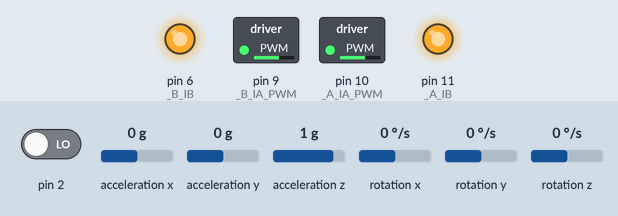
Bench run of a sketch on a simulated Arduino Uno, built with avr-gcc and run on an emulated ATmega328P. Parts: switched loads named in the sketch (green lamp = pin HIGH), output pins drawn as LEDs (lit = HIGH). The inputs (shaded band) are chosen by the test bench; at power-on: acceleration x 0 g, pin 2 LOW, acceleration y 0 g, acceleration z 1 g, rotation x 0 °/s, rotation y 0 °/s, rotation z 0 °/s. The sensor or clock chip raises its interrupt line as the real part does; what the sketch prints to the serial monitor is not drawn.

Above: at 1.7 s.
1.8 s: acceleration x set to -1.4 g
At 3.0 s:
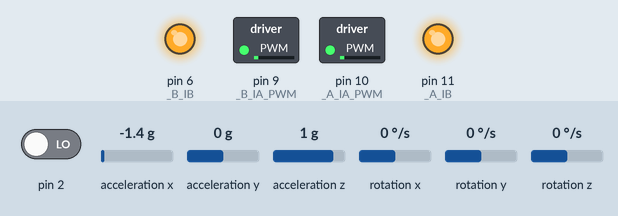
3.3 s: acceleration x set to 0.1 g
At 4.5 s:
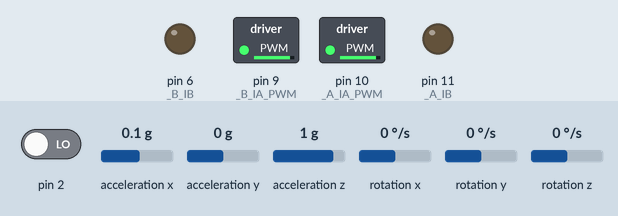
5.4 s: acceleration x set to -0.1 g
At 5.91 s:
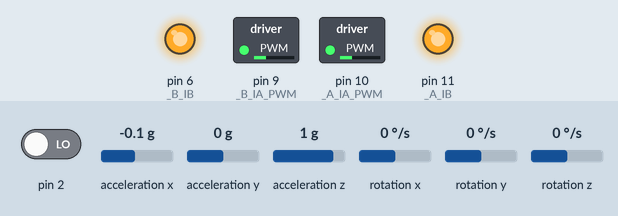
7.5 s: acceleration x set to 0.8 g
At 8.6 s:
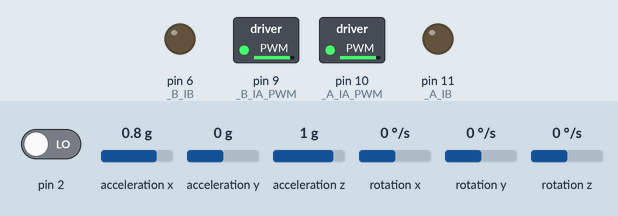
9.0 s: acceleration x set to -0.8 g
At 9.7 s:
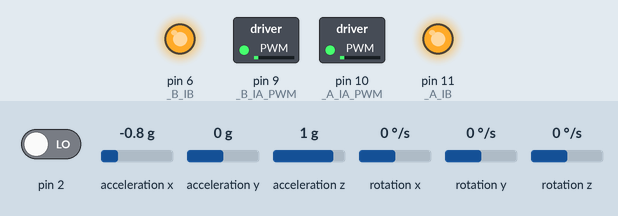
Timing chart, 0 to 11.5 s (numbered marks = the images above; inputs shaded):
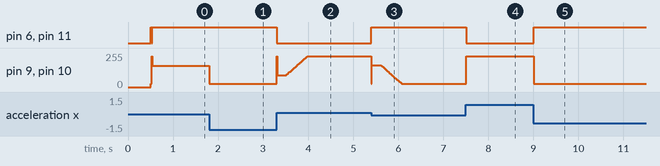

Measured:
- after the input at 1.8 s, pin 9 (_B_IA_PWM), pin 10 (_A_IA_PWM): 159/255 → 26/255 at once
- after the input at 3.3 s, pin 6 (_B_IB), pin 11 (_A_IB): HIGH → LOW at once
- after the input at 5.4 s, pin 6 (_B_IB), pin 11 (_A_IB): LOW → HIGH at once
- after the input at 7.5 s, pin 6 (_B_IB), pin 11 (_A_IB): HIGH → LOW at once; pin 9 (_B_IA_PWM), pin 10 (_A_IA_PWM): 26/255 → 229/255 at once
- after the input at 9.0 s, pin 6 (_B_IB), pin 11 (_A_IB): LOW → HIGH at once; pin 9 (_B_IA_PWM), pin 10 (_A_IA_PWM): 229/255 → 26/255 at once

The sketch:

AmBOT_final_nano.ino
```cpp
//https://maker.pro/arduino/projects/build-arduino-self-balancing-robot

#include "PID_v1.h"
#include "LMotorController.h"
#include "I2Cdev.h"
#include "MPU6050_6Axis_MotionApps20.h"

#if I2CDEV_IMPLEMENTATION == I2CDEV_ARDUINO_WIRE
    #include "Wire.h"
#endif

#define MIN_ABS_SPEED 100 //20

MPU6050 mpu;

// MPU control/status vars
bool dmpReady = false;  // set true if DMP init was successful
uint8_t mpuIntStatus;   // holds actual interrupt tatus byte from MPU
uint8_t devStatus;      // return status after each device operation (0 = success, !0 = error)
uint16_t packetSize;    // expected DMP packet size (default is 42 bytes)
uint16_t fifoCount;     // count of all bytes currently in FIFO
uint8_t fifoBuffer[64]; // FIFO storage buffer

// orientation/motion vars
Quaternion q;           // [w, x, y, z]         quaternion container
VectorFloat gravity;    // [x, y, z]            gravity vector
float ypr[3];           // [yaw, pitch, roll]   yaw/pitch/roll container and gravity vector

//PID
double originalSetpoint =180;  //190 caindo p ponte h, original 173, modificado 180
double setpoint = originalSetpoint;
double movingAngleOffset = 0.3;//0.9; //0.1
double input, output;
int moveState=0; //0 = balance; 1 = back; 2 = forth
double Kp = 50;//65; //50
double Kd = 1.4;//1.6; //1.4
double Ki = 60;//75; //60

double motorSpeedFactorLeft = 0.9;
double motorSpeedFactorRight = 0.9;

PID pid(&input, &output, &setpoint, Kp, Ki, Kd, DIRECT);


//Motor A
#define A_IA_PWM 10 //velociadade (porta deve ser PWM): 0 = parado, 255 = rápido
#define A_IB 11 //Direção (bit)

//Motor B
#define B_IA_PWM 9 //velociadade (porta deve ser PWM): 0 = parado, 255 = rápido
#define B_IB 6 //Direção (bit)


LMotorController motorController(A_IA_PWM, A_IB, B_IA_PWM, B_IB, motorSpeedFactorLeft, motorSpeedFactorRight);

//timers
long time1Hz = 0;
long time5Hz = 0;

volatile bool mpuInterrupt = false;     // indicates whether MPU interrupt pin has gone high
void dmpDataReady()
{
    mpuInterrupt = true;
}


void setup()
{
    // join I2C bus (I2Cdev library doesn't do this automatically)
    #if I2CDEV_IMPLEMENTATION == I2CDEV_ARDUINO_WIRE
        Wire.begin();
        TWBR = 24; // 400kHz I2C clock (200kHz if CPU is 8MHz)
    #elif I2CDEV_IMPLEMENTATION == I2CDEV_BUILTIN_FASTWIRE
        Fastwire::setup(400, true);
    #endif

    // initialize serial communication
    // (115200 chosen because it is required for Teapot Demo output, but it's
    // really up to you depending on your project)
    Serial.begin(115200);
    while (!Serial); // wait for Leonardo enumeration, others continue immediately

    // initialize device
    Serial.println(F("Initializing I2C devices..."));
    mpu.initialize();

    // verify connection
    Serial.println(F("Testing device connections..."));
    Serial.println(mpu.testConnection() ? F("MPU6050 connection successful") : F("MPU6050 connection failed"));

    // load and configure the DMP
    Serial.println(F("Initializing DMP..."));
    devStatus = mpu.dmpInitialize();

    // supply your own gyro offsets here, scaled for min sensitivity
   // mpu.setXGyroOffset(220);
   // mpu.setYGyroOffset(76);
  //  mpu.setZGyroOffset(-85);
  //  mpu.setZAccelOffset(1788); // 1688 factory default for my test chip


      // supply your own gyro offsets here, scaled for min sensitivity
  mpu.setXGyroOffset(10);
  mpu.setYGyroOffset(7);
  mpu.setZGyroOffset(14);
  mpu.setZAccelOffset(900); // 1688 factory default for my test chip


    // make sure it worked (returns 0 if so)
    if (devStatus == 0)
    {
        // turn on the DMP, now that it's ready
        Serial.println(F("Enabling DMP..."));
        mpu.setDMPEnabled(true);

        // enable Arduino interrupt detection
        Serial.println(F("Enabling interrupt detection (Arduino external interrupt 0)..."));
        attachInterrupt(0, dmpDataReady, RISING);
        mpuIntStatus = mpu.getIntStatus();

        // set our DMP Ready flag so the main loop() function knows it's okay to use it
        Serial.println(F("DMP ready! Waiting for first interrupt..."));
        dmpReady = true;

        // get expected DMP packet size for later comparison
        packetSize = mpu.dmpGetFIFOPacketSize();

        //setup PID

        pid.SetMode(AUTOMATIC);
        pid.SetSampleTime(10);
        pid.SetOutputLimits(-255, 255);
    }
    else
    {
        // ERROR!
        // 1 = initial memory load failed
        // 2 = DMP configuration updates failed
        // (if it's going to break, usually the code will be 1)
        Serial.print(F("DMP Initialization failed (code "));
        Serial.print(devStatus);
        Serial.println(F(")"));
    }
}


void loop()
{
    // if programming failed, don't try to do anything
    if (!dmpReady) return;

    // wait for MPU interrupt or extra packet(s) available
    while (!mpuInterrupt && fifoCount < packetSize)
    {
        //no mpu data - performing PID calculations and output to motors

        pid.Compute();
        motorController.move(output, MIN_ABS_SPEED);

    }

    // reset interrupt flag and get INT_STATUS byte
    mpuInterrupt = false;
    mpuIntStatus = mpu.getIntStatus();

    // get current FIFO count
    fifoCount = mpu.getFIFOCount();

    // check for overflow (this should never happen unless our code is too inefficient)
    if ((mpuIntStatus & 0x10) || fifoCount == 1024)
    {
        // reset so we can continue cleanly
        mpu.resetFIFO();
        Serial.println(F("FIFO overflow!"));

    // otherwise, check for DMP data ready interrupt (this should happen frequently)
    }
    else if (mpuIntStatus & 0x02)
    {
        // wait for correct available data length, should be a VERY short wait
        while (fifoCount < packetSize) fifoCount = mpu.getFIFOCount();

        // read a packet from FIFO
        mpu.getFIFOBytes(fifoBuffer, packetSize);

        // track FIFO count here in case there is > 1 packet available
        // (this lets us immediately read more without waiting for an interrupt)
        fifoCount -= packetSize;

        mpu.dmpGetQuaternion(&q, fifoBuffer);
        mpu.dmpGetGravity(&gravity, &q);
        mpu.dmpGetYawPitchRoll(ypr, &q, &gravity);
        #if LOG_INPUT
            Serial.print("ypr\t");
            Serial.print(ypr[0] * 180/M_PI);
            Serial.print("\t");
            Serial.print(ypr[1] * 180/M_PI);
            Serial.print("\t");
            Serial.println(ypr[2] * 180/M_PI);
        #endif
        input = ypr[1] * 180/M_PI + 180;
   }
}
```

LMotorController.cpp
```cpp
#include "LMotorController.h"
#include "Arduino.h"

void runMotor(uint8_t  speedPin, uint8_t  dirPin, bool reverse, int speed) {
  if (reverse) {
    analogWrite(speedPin, 255 - speed);
  } else {
    analogWrite(speedPin, speed);
  }

  digitalWrite(dirPin, reverse);
}
//L9110S pwm - PWM signal to input IA to control the motor speed and a digital output to input IB to control its direction.
//LMotorController::LMotorController(int ena, int in1, int enb, int in3, double motorAConst, double motorBConst)
LMotorController::LMotorController(int A_IA_PWM, int A_IB, int B_IA_PWM, int B_IB, double motorAConst, double motorBConst)
{

    _motorAConst = motorAConst;
    _motorBConst = motorBConst;
    //_ena - _enb = A-IA / B-IA (A-1 OU B-1)
	_A_IA_PWM = A_IA_PWM;
	_A_IB = A_IB;

	_B_IA_PWM = B_IA_PWM;
	_B_IB = B_IB;

	pinMode(_A_IA_PWM, OUTPUT);
	pinMode(_A_IB, OUTPUT);

	pinMode(_B_IA_PWM, OUTPUT);
	pinMode(_B_IB, OUTPUT);

}


void LMotorController::move(int leftSpeed, int rightSpeed, int minAbsSpeed)
{
    if (rightSpeed < 0)
    {
        rightSpeed = min(rightSpeed, -1*minAbsSpeed);
        rightSpeed = max(rightSpeed, -255);
    }
    else if (rightSpeed > 0)
    {
        rightSpeed = max(rightSpeed, minAbsSpeed);
        rightSpeed = min(rightSpeed, 255);
    }

    int realRightSpeed = map(abs(rightSpeed), 0, 255, minAbsSpeed, 255);

    if (leftSpeed < 0)
    {
        leftSpeed = min(leftSpeed, -1*minAbsSpeed);
        leftSpeed = max(leftSpeed, -255);
    }
    else if (leftSpeed > 0)
    {
        leftSpeed = max(leftSpeed, minAbsSpeed);
        leftSpeed = min(leftSpeed, 255);
    }

    int realLeftSpeed = map(abs(leftSpeed), 0, 255, minAbsSpeed, 255);

    // digitalWrite(_in3, rightSpeed > 0 ? HIGH : LOW);
    // digitalWrite(_in1, leftSpeed > 0 ? HIGH : LOW);
    // analogWrite(_ena, realRightSpeed * _motorAConst);
    // analogWrite(_enb, realLeftSpeed * _motorBConst);


    runMotor(_A_IA_PWM, _A_IB, rightSpeed > 0 ? HIGH : LOW, abs(realRightSpeed) * _motorAConst);
    runMotor(_B_IA_PWM, _B_IB, leftSpeed > 0 ? HIGH : LOW, abs(realLeftSpeed) * _motorBConst);
}


void LMotorController::move(int speed, int minAbsSpeed)
{
    int direction = 1;

    if (speed < 0)
    {
        direction = -1;

        speed = min(speed, -1*minAbsSpeed);
        speed = max(speed, -255);
    }
    else
    {
        speed = max(speed, minAbsSpeed);
        speed = min(speed, 255);
    }

    if (speed == _currentSpeed) return;

    int realSpeed = max(minAbsSpeed, abs(speed));

    // digitalWrite(_in1, speed > 0 ? HIGH : LOW);
    // digitalWrite(_in3, speed > 0 ? HIGH : LOW);
    // analogWrite(_ena, realSpeed * _motorAConst);
    // analogWrite(_enb, realSpeed * _motorBConst);


    runMotor(_A_IA_PWM, _A_IB, speed > 0 ? HIGH : LOW, abs(realSpeed) * _motorAConst);
    runMotor(_B_IA_PWM, _B_IB, speed > 0 ? HIGH : LOW, abs(realSpeed) * _motorBConst);


    _currentSpeed = direction * realSpeed;
}


void LMotorController::move(int speed)
{
    if (speed == _currentSpeed) return;

    if (speed > 255) speed = 255;
    else if (speed < -255) speed = -255;

    // digitalWrite(_in1, speed > 0 ? HIGH : LOW);
    // digitalWrite(_in3, speed > 0 ? HIGH : LOW);
    // analogWrite(_ena, abs(speed) * _motorAConst);
    // analogWrite(_enb, abs(speed) * _motorBConst);


    runMotor(_A_IA_PWM, _A_IB, speed > 0 ? HIGH : LOW, abs(speed) * _motorAConst);
    runMotor(_B_IA_PWM, _B_IB, speed > 0 ? HIGH : LOW, abs(speed) * _motorBConst);

    _currentSpeed = speed;
}


void LMotorController::turnLeft(int speed, bool kick)
{
    // digitalWrite(_in1, HIGH);
    // digitalWrite(_in3, LOW);


    // if (kick)
    // {
    //     analogWrite(_ena, 255);
    //     analogWrite(_enb, 255);

    //     delay(100);
    // }

    // analogWrite(_ena, speed * _motorAConst);
    // analogWrite(_enb, speed * _motorBConst);

    runMotor(_A_IA_PWM, _A_IB, true, speed * _motorAConst);
    runMotor(_B_IA_PWM, _B_IB, false, speed * _motorAConst);
}


void LMotorController::turnRight(int speed, bool kick)
{
    // digitalWrite(_in1, LOW);
    // digitalWrite(_in3, HIGH);


    // if (kick)
    // {
    //     analogWrite(_ena, 255);
    //     analogWrite(_enb, 255);

    //     delay(100);
    // }

    // analogWrite(_ena, speed * _motorAConst);
    // analogWrite(_enb, speed * _motorBConst);


    runMotor(_A_IA_PWM, _A_IB, false, speed * _motorAConst);
    runMotor(_B_IA_PWM, _B_IB, true, speed * _motorAConst);

}


void LMotorController::stopMoving()
{
    // digitalWrite(_in1, LOW);
    // digitalWrite(_in3, LOW);
    // digitalWrite(_ena, HIGH);
    // digitalWrite(_enb, HIGH);
    runMotor(_A_IA_PWM, _A_IB, false, 0);
    runMotor(_B_IA_PWM, _B_IB, false, 0);

    _currentSpeed = 0;
}
```

LMotorController.h
```cpp
#ifndef LMotorController_h
#define LMotorController_h


#include "Arduino.h"


class LMotorController
{
protected:
    int _A_IA_PWM, _A_IB, _B_IA_PWM, _B_IB;
    int _currentSpeed;
    double _motorAConst, _motorBConst;
public:
    LMotorController(int ena, int in1, int enb, int in3, double motorAConst, double motorBConst);
    void move(int leftSpeed, int rightSpeed, int minAbsSpeed);
    void move(int speed);
    void move(int speed, int minAbsSpeed);
    void turnLeft(int speed, bool kick);
    void turnRight(int speed, bool kick);
    void stopMoving();
};


#endif
```
